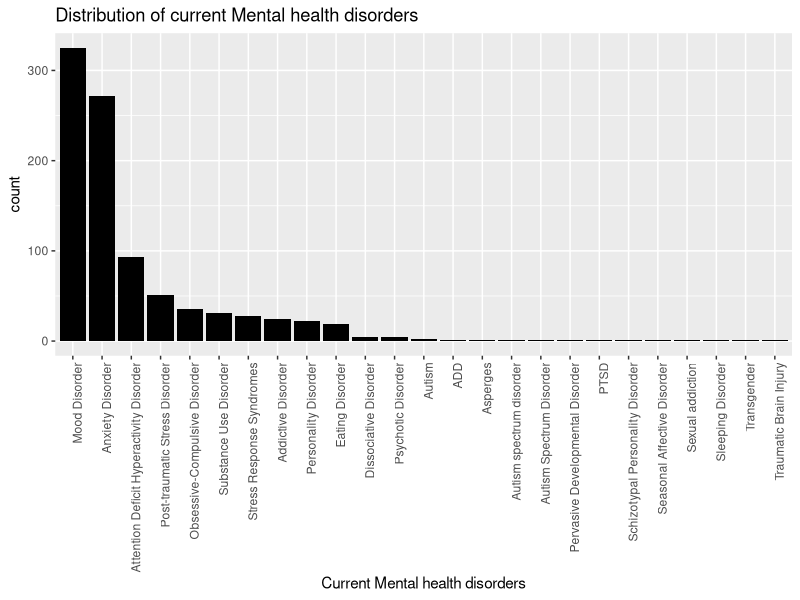

Reproduce this figure in R.
library(dplyr)
library(tidyr)
library(ggplot2)
health <- read.csv("mentalsurvey_clean.csv")
tmp = health %>% separate(mhd, 
                          sep = '\\|',
                          c('mhd_1', 'mhd_2', 'mhd_3', 'mhd_4', 'mhd_5',
                            'mhd_6', 'mhd_7', 'mhd_8', 'mhd_9'),
                          fill = 'right')


chk = tmp %>% select(matches('mhd_[1-9]'))
chk
# tmp2 = tmp %>% select(matches('mhd_[1-9]')) %>% mutate_all(.funs = 'as.factor')
# View(tmp2)

comb = as.vector(t(chk))
comb
comb1 = comb[comb != ""&!is.na(comb)]
comb1

disorders=sapply(strsplit(comb1, split = " \\("), `[`, 1)
dataf <- as.data.frame(matrix(disorders))
subdataf <- subset(dataf, disorders != "I haven\'t been formally diagnosed, so I felt uncomfortable answering, but Social Anxiety and Depression.")

View(subdataf)

reorder_size <- function(x) {
  factor(x, levels = names(sort(table(x), decreasing = TRUE)))
}

p <- ggplot(data=subdataf, aes(x = reorder_size(V1)))+
  geom_bar(fill = 'black')+
  theme(axis.text.x = element_text(angle = 90, hjust = 1))

p+xlab("Current Mental health disorders")+ggtitle("Distribution of current Mental health disorders")

count_disorder <-data.frame(count(subdataf, V1, sort = TRUE))
View(count_disorder)

#combi = na.action(comb,rm)

# tmp2 %>% select(matches('mhd_[1-9]')) %>% str()
# tmp_newrow = tmp2 %>% unite(disorders,sep = '',remove =TRUE)
# View(tmp_newrow)

# typeof(health$mhd)
# tmp1 = separate_rows(health,mhd,sep = '\\|')
# tmp4 = as.character(health$mhd)
# tmp3 = strsplit(tmp4, "\\|")
# tmp3
#write.csv(tmp, "mentalsurvey_separator.csv", row.names=FALSE)



